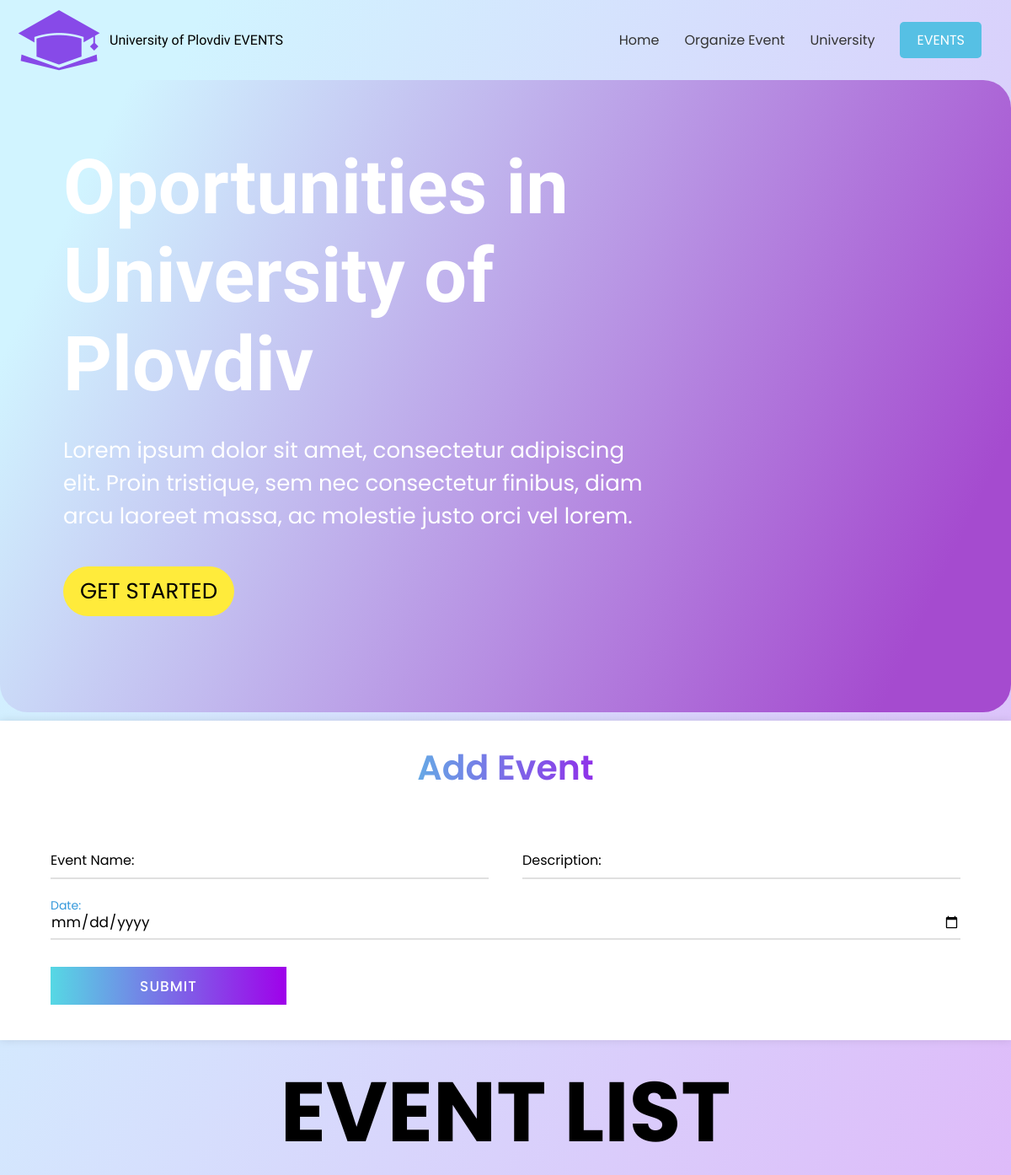
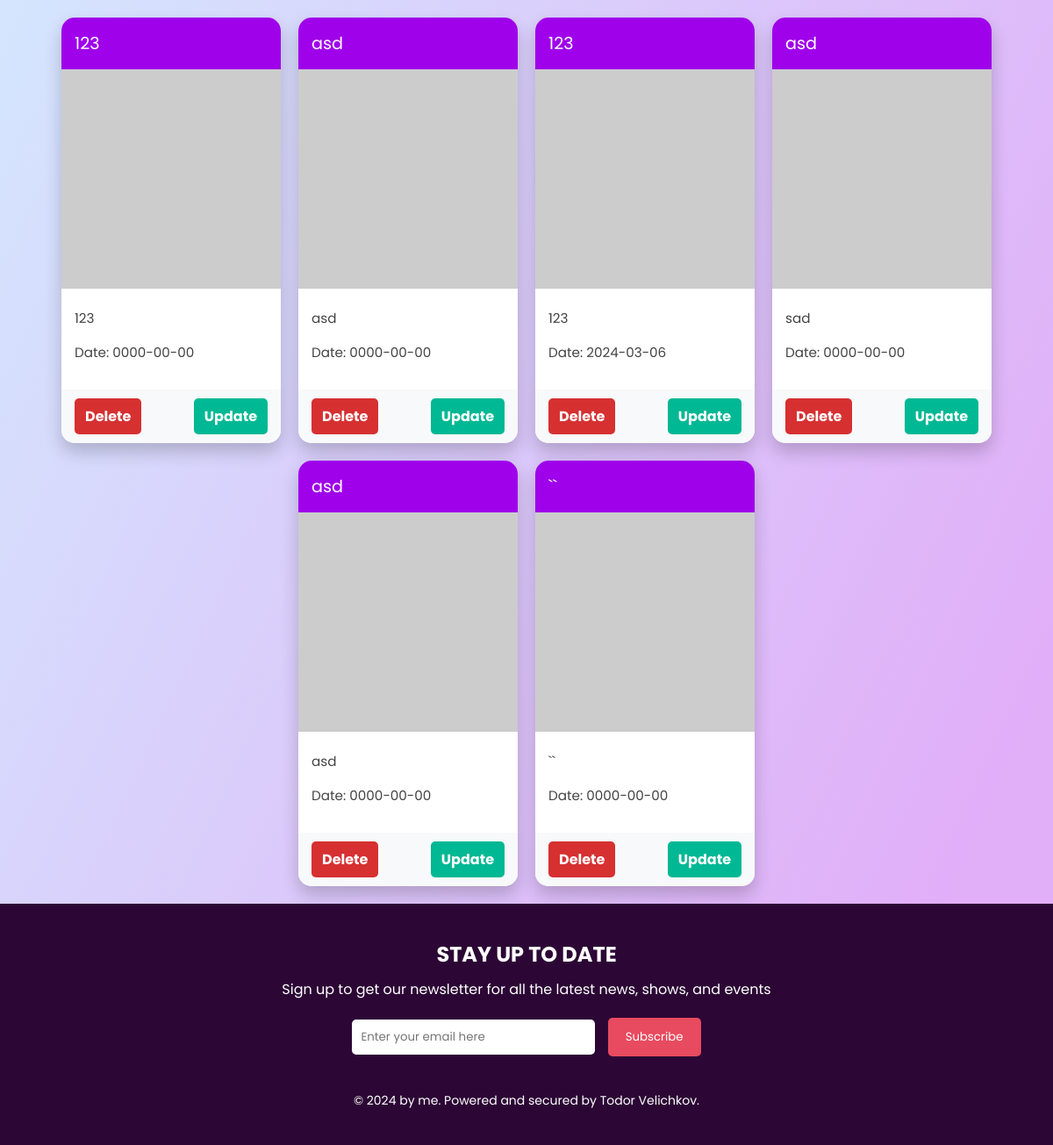
Page /event_manager/home.php on the committed database (2 pictures, top to bottom).
### tables this page shows
CREATE TABLE `events` (
  `id` int(10) UNSIGNED NOT NULL,
  `name` varchar(255) NOT NULL,
  `description` text DEFAULT NULL,
  `date` date NOT NULL
);

### event_manager/home.php (the view, shortened to what this page needs)
<!DOCTYPE html>
<html>
<head>
    <link href="./css/index.css" rel="stylesheet" />
</head>
<body>
    <nav class="navbar">
        <div class="navbar-logo">
            <img src="./images/logo.png" alt="EducationM4">
            <p class=" nav-p">University of Plovdiv EVENTS</p>
        </div>
        <ul class="navbar-menu">
            <li><a href="#">Home</a></li>
            <li><a href="#">Organize Event</a></li>
            <li><a href="#">University</a></li>
            <li><a href="#" class="cta">Events</a></li>
        </ul>
    </nav>
    <div class="header-container">
        <div class="header-wrapper">
            <div class="text-wrapper">
                <h1 class="header-title">Oportunities in University of Plovdiv</h1>
                <p class="header-subtitle">
                    Lorem ipsum dolor sit amet, consectetur adipiscing elit. Proin tristique,
                    sem nec consectetur finibus, diam arcu laoreet massa, ac molestie justo orci vel lorem.
                </p>
                <button class="header-button" onclick="">Get Started</button>
            </div>
            <div class="image-wrapper">
            </div>
        </div>
    </div>
    <div class="container">
        <div class="text">
            Add Event
        </div>
        <form action="add_event.php" method="post">
            <div class="form-row">
                <div class="input-data">
                    <input type="text" id="name" name="name" required>
                    <br>
                    <div class="underline"></div>
                    <label for="name">Event Name:</label><br>
                </div>
                <div class="input-data textarea">
                    <textarea type="textarea" id="description" name="description" required></textarea>
                    <div class="underline"></div>
                    <label for="description">Description:</label><br>
                </div>
            </div>
            <div class="form-row">
                <div class="input-data ">
                    <input type="date" id="date" name="date" required>
                    <br><br>
                    <div class="underline"></div>
                    <label for="date" id="date-for">Date:</label><br>
                </div>
            </div>
            <div class="form-row submit-btn">
                <div class="input-data">
                    <div class="inner"></div>
                    <input type="submit" name="submit" value="submit">
                </div>
            </div>
        </form>
    </div>
    <h2>EVENT LIST</h2>
    <?php
    require 'db_connect.php';
    $sql = "SELECT * FROM events";
    if ($result = $mysqli->query($sql)) {
        if ($result->num_rows > 0) {
            echo "<div class='events-container'>";
            while ($row = $result->fetch_assoc()) {
                echo "<div class='event-card'>";
                echo "<div class='event-header'>" . htmlspecialchars($row['name']) . "</div>";
                echo "<div class='event-image'>";
                echo "<img src='https://picsum.photos/300/300?random=" . $row['id'] . "' alt='Event Image' />";
                echo "</div>";
                echo "<div class='event-body'>";
                echo "<p>" . htmlspecialchars($row['description']) . "</p>";
                echo "<p>Date: " . $row['date'] . "</p>";
                echo "</div>";
                echo "<div class='event-footer'>";
                echo "<a href='delete_event.php?id=" . $row['id'] . "' class='btn delete-btn'>Delete</a>";
                echo "<a href='update_event.php?id=" . $row['id'] . "' class='btn update-btn'>Update</a>";
                echo "</div>";
                echo "</div>";
            }
            echo "</div>";
        } else {
            echo "<p>No events found.</p>";
        }
    } else {
        echo "ERROR: Could not execute $sql. " . $mysqli->error;
    }
    ?>
    <footer>
        <div class="footer-content">
            <h2>STAY UP TO DATE</h2>
            <p>Sign up to get our newsletter for all the latest news, shows, and events</p>
            <form action="#" method="post">
                <input type="email" name="email" placeholder="Enter your email here">
                <button type="submit">Subscribe</button>
            </form>
        </div>
        <div class="footer-bottom">
            <p>© 2024 by me. Powered and secured by Todor Velichkov.</p>
        </div>
    </footer>
</body>
</html>

### rows in the picture
events: name "123", description "123", date "0000-00-00"
events: name "asd", description "asd", date "0000-00-00"
events: name "123", description "123", date "2024-03-06"
events: name "asd", description "sad", date "0000-00-00"
events: name "asd", description "asd", date "0000-00-00"
events: name "``", description "``", date "0000-00-00"
